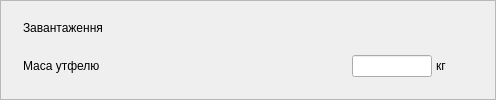
       <widget class="QFrame" name="f_2">
        <property name="frameShape">
         <enum>QFrame::StyledPanel</enum>
        </property>
        <property name="frameShadow">
         <enum>QFrame::Raised</enum>
        </property>
        <layout class="QGridLayout" name="gridLayout">
         <property name="leftMargin">
          <number>4</number>
         </property>
         <property name="topMargin">
          <number>4</number>
         </property>
         <property name="rightMargin">
          <number>4</number>
         </property>
         <property name="bottomMargin">
          <number>4</number>
         </property>
         <property name="spacing">
          <number>4</number>
         </property>
         <item row="1" column="4">
          <spacer name="horizontalSpacer">
           <property name="orientation">
            <enum>Qt::Horizontal</enum>
           </property>
           <property name="sizeHint" stdset="0">
            <size>
             <width>40</width>
             <height>20</height>
            </size>
           </property>
          </spacer>
         </item>
         <item row="1" column="2">
          <widget class="QLineEdit" name="Gzag">
           <property name="sizePolicy">
            <sizepolicy hsizetype="Minimum" vsizetype="Fixed">
             <horstretch>0</horstretch>
             <verstretch>0</verstretch>
            </sizepolicy>
           </property>
           <property name="minimumSize">
            <size>
             <width>80</width>
             <height>0</height>
            </size>
           </property>
           <property name="maximumSize">
            <size>
             <width>80</width>
             <height>16777215</height>
            </size>
           </property>
           <property name="baseSize">
            <size>
             <width>0</width>
             <height>0</height>
            </size>
           </property>
           <property name="toolTip">
            <string>Фактичне завантаження</string>
           </property>
           <property name="readOnly">
            <bool>true</bool>
           </property>
          </widget>
         </item>
         <item row="0" column="1" colspan="4">
          <widget class="QLabel" name="label_2">
           <property name="text">
            <string>Завантаження</string>
           </property>
          </widget>
         </item>
         <item row="1" column="1">
          <widget class="QLabel" name="label_3">
           <property name="sizePolicy">
            <sizepolicy hsizetype="Minimum" vsizetype="Preferred">
             <horstretch>0</horstretch>
             <verstretch>0</verstretch>
            </sizepolicy>
           </property>
           <property name="minimumSize">
            <size>
             <width>325</width>
             <height>0</height>
            </size>
           </property>
           <property name="text">
            <string>Маса утфелю</string>
           </property>
          </widget>
         </item>
         <item row="1" column="3">
          <widget class="QLabel" name="label_4">
           <property name="text">
            <string>кг</string>
           </property>
          </widget>
         </item>
         <item row="0" column="0">
          <widget class="QCheckBox" name="cb_load">
           <property name="styleSheet">
            <string notr="true">QCheckBox{
min-width: 14px;
min-height: 14px;
max-width: 14px;
max-height: 14px;
}
QCheckBox:checked
{
	
	image: url(:/butons/pict/bool_green_true_48x48.png);
}

QCheckBox:unchecked
{
	
	image: url(:/butons/pict/bool_green_false_48x48.png);
	
}

QCheckBox:indicator
{
	background: rgba(0, 0, 0, 0);
	height: 14px;
	width: 14px;
}
</string>
           </property>
           <property name="text">
            <string>CheckBox</string>
           </property>
          </widget>
         </item>
        </layout>
       </widget>
